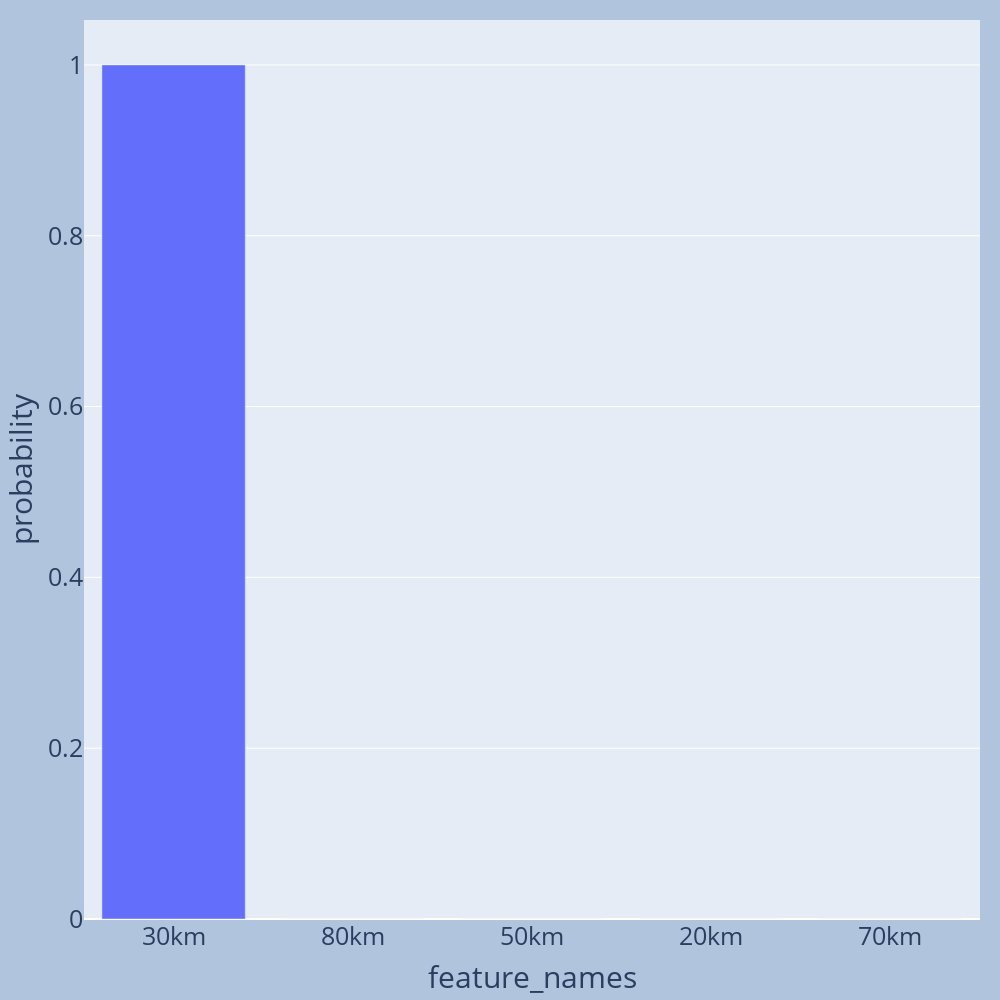

Here is the notebook cell this chart was saved with:
### Code cell
fig = px.bar(top_5_pred, x="feature_names", y="probability",
                 width=1000, height=1000)
fig.update_layout(
    font=dict(size=25),
    margin=dict(l=20, r=20, t=20, b=20),
    paper_bgcolor="LightSteelBlue",
)
fig.show()

### Figure 1 — Plotly figure (JSON) as saved in the notebook; plotly's stock layout.template omitted (floating-point values rounded to 4 significant figures)
{"data": [{"alignmentgroup": "True", "hovertemplate": "feature_names=%{x}<br>probability=%{y}<extra></extra>", "legendgroup": "", "marker": {"color": "#636efa", "pattern": {"shape": ""}}, "name": "", "offsetgroup": "", "orientation": "v", "showlegend": false, "textposition": "auto", "type": "bar", "x": ["30km", "80km", "50km", "20km", "70km"], "xaxis": "x", "y": [1, 9.641e-26, 1.264e-31, 4.69e-34, 1.315e-34], "yaxis": "y"}], "layout": {"barmode": "relative", "font": {"size": 25}, "height": 1000, "legend": {"tracegroupgap": 0}, "margin": {"b": 20, "l": 20, "r": 20, "t": 20}, "paper_bgcolor": "LightSteelBlue", "width": 1000, "xaxis": {"anchor": "y", "domain": [0, 1], "title": {"text": "feature_names"}}, "yaxis": {"anchor": "x", "domain": [0, 1], "title": {"text": "probability"}}}}
